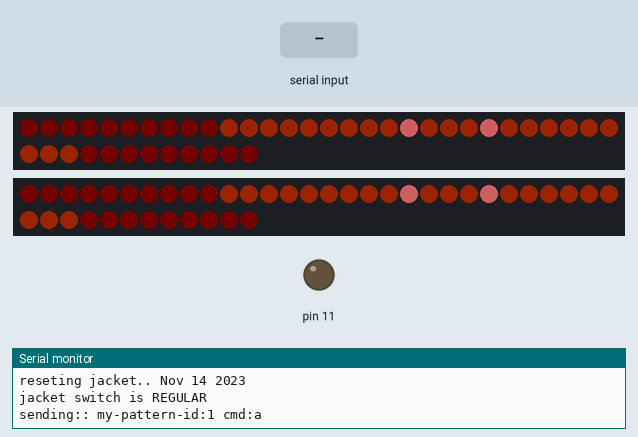
This sketch was run on a simulated Arduino Mega 2560, built with avr-gcc and run on an emulated ATmega2560. On the bench: 2 × 42 RGB LEDs in strip order, left to right, continuing on the next row, output pins drawn as LEDs (lit = HIGH), the last lines printed to the serial monitor. Inputs (shaded band) come from the test bench. Dim RGB values are drawn brighter than linear; random numbers use the default seed unless the sketch sets one.

Above: at 1.2 s.
1.3 s: "1" received over the second serial link
At 2.8 s:
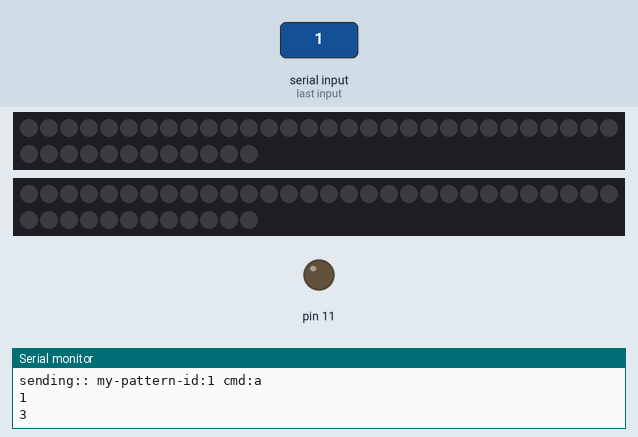
At 18.21 s:
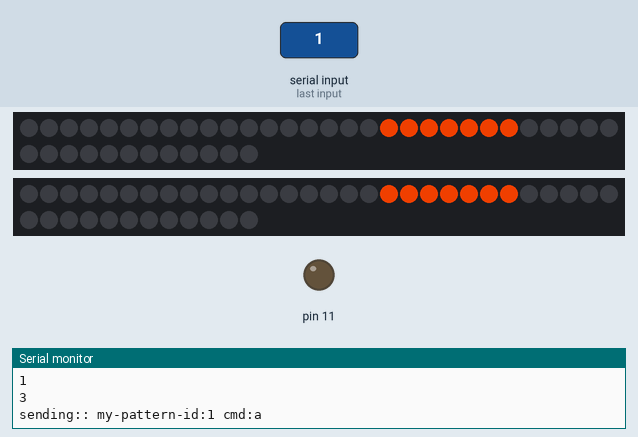
Timing chart, 0 to 19.5 s (numbered marks = the images above; inputs shaded):
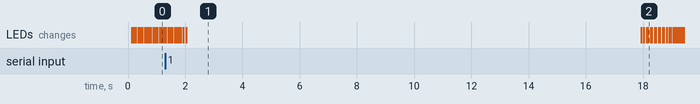

The sketch:

TinyGang.ino
```cpp
/*
   Tiny Gang is an open source project to include multiple jacket wearers
   the base code is developed by @mpinner and @adellelin for two jacket
   interaction and is to be expanded for multiple players
*/

#include "FastLED.h"

#include <elapsedMillis.h>

#include "RainbowSparkle.h"
#include "WhiteTrace.h"
#include "BookendTrace.h"
#include "Twinkler.h"
#include "BookendFlip.h"

// How many leds in your strip?
#define NUM_LEDS 42

#define JACKET1_LEFT  1
#define JACKET1_RIGHT 2
#define JACKET2_LEFT   11
#define JACKET2_RIGHT  12

#define JACKET1 1 // use this when other jacket is HR, otherwise 0
#define JACKET2 0 // we used JACKET2 0 for white jacket

#define WHOSE_HARDWARE JACKET1 // little black jacet with one long strip split to two connectors

#define ADC_TEENSY_3_1 // change this depending on which board

#ifdef ADC_TEENSY_3_1 // sets up pin conditions for the 3.2 boards
#define DATA_PIN_RIGHT 23
#define CLOCK_PIN_RIGHT 22
#define DATA_PIN_LEFT 18
#define CLOCK_PIN_LEFT 19
#else
#define DATA_PIN_RIGHT 8
#define CLOCK_PIN_RIGHT 7
#define DATA_PIN_LEFT 4
#define CLOCK_PIN_LEFT 3
#endif

#define MY_PATTERN_ID 1

Pattern* patterns[] = {
  new BookendFlip(), // pattern individually triggered
  new WhiteTrace(), // pattern upon receive
  new RainbowSparkle(),
  new BookendTrace(),
  new WhiteTrace(),
  new Twinkler()
};

int inboundHue = 229; // incoming char sets color

int ledHue[] = { 0, 20, 255, 229, 200, 120};
// 120 was cyan
// 229 pink
// 22 orange
// 200 lilac
// 'a' green

elapsedMillis ellapseTimeMs[(sizeof(patterns)) / 4];

float crazyDuration = 2000;
float regularDuration = 3000;
float fastDuration = 2000;
float durationMs = crazyDuration;

float repeatDurationMs = 17000;
float repeatCrazyMs = 3000;
boolean sentAlready = false; // send message boolean

elapsedMillis sendEllapseMs;
float sendMs = 2000;

String inputString = "";         // a string to hold incoming data
boolean stringComplete = false;  // whether the string is complete

CRGB led[(sizeof(patterns)) / 4][NUM_LEDS]; //

// Define the array of leds
CRGB leds_right[NUM_LEDS];
CRGB leds_left[NUM_LEDS];

char patternCommand[] = {
  'q', 'a', 'z',
  'w', 's', 'x',
  'e', 'd', 'c',
  'r', 'f', 'v'
};

void setup() {

  // setup serial DEBUG and XBEE
  Serial.begin(9600);
  Serial1.begin(9600);

  // setup pins for JACKET1 vs JACKET2
  pinMode(10, INPUT_PULLUP);
  pinMode(11, OUTPUT);
  digitalWrite(11, LOW);
  pinMode(12, INPUT_PULLUP);

  Serial.println("resetting");
  LEDS.addLeds<WS2801, DATA_PIN_LEFT, CLOCK_PIN_LEFT, RGB>(leds_left, NUM_LEDS);
  LEDS.addLeds<WS2801, DATA_PIN_RIGHT, CLOCK_PIN_RIGHT, RGB>(leds_right, NUM_LEDS);
  LEDS.setBrightness(255);
  LEDS.setDither( 0 );
  FastLED.setDither( 0 );

  Serial.print("uploaded.. ");
  Serial.println(__FILE__);

  Serial.print("reseting jacket.. ");
  Serial.println(__DATE__);

  Serial.print("jacket switch is");
  // For adding a switch to have a pattern that is always on vs regular
  if (isCrazy()) {
    Serial.println(" CRAZY");
  }
  if (isRegular()) {
    Serial.println(" REGULAR");
  }

  for (int i = 0; i < (sizeof(patterns)) / 4; i++) {
    for (int j = 0; j < NUM_LEDS; j ++) {
      //led[i][j] = CHSV(100,100,100);
      led[i][j] = CHSV(255 / NUM_LEDS * j, 255 / (sizeof(patterns)) / 4 * i, 255);
    }
  }

  inputString.reserve(200);
}

void loop() {
  // available() -- Get the number of bytes (characters) available
  // for reading from the serial port.
  // This is data that's already arrived and stored in the
  // serial receive buffer (which holds 64 bytes).

  while (Serial1.available()) {

    char inChar = (char)Serial1.read();
    Serial.println(inChar);
    //Serial.println(sizeof(patternCommand));
    Serial.println(sizeof(patterns) / 4);
    // read the incoming character and check it's index,
    // start the corresponding pattern ID by setting its timer to 0
    for  (int i = 0; i < sizeof(patternCommand); i++) {
      if (inChar == patternCommand[i]) {
        ellapseTimeMs[i] = 0;
        //durationMs = regularDuration;
      } else {
        // if incoming characters do not correspond to pattern ID
        // it sets the jacket color
        inboundHue = inChar;
      }
    }
  }

  /*
    // autosend every 2s
    if (ellapseTimeMs[0] > sendMs) {
    Serial1.print('a');
    Serial.print('a');
    sendEllapseMs = 0;
    }
  */

  if (isRegular()) {
    choosePattern();
  }  else {
    choosePattern();
  }


  // send message to other jacket after pattern duration
  if (false == sentAlready) {
    //if (ellapseTimeMs[MY_PATTERN_ID] > durationMs / 4) { // sending halfway through
    if (ellapseTimeMs[MY_PATTERN_ID] > 0) { // sending halfway through
      Serial.print("sending::");
      Serial.print(" my-pattern-id:");
      Serial.print(MY_PATTERN_ID);
      Serial1.print((char)ledHue[MY_PATTERN_ID]); // sending color to IMU jackets
      Serial.print(" cmd:");
      Serial.println(patternCommand[MY_PATTERN_ID]);
      Serial1.print(patternCommand[MY_PATTERN_ID]);
      sentAlready = true;

    }
  }

  for (int i = 0; i < (sizeof(patterns)) / 4; i++) {
    for (int j = 0; j < NUM_LEDS; j ++) {

      if (ellapseTimeMs[i] > durationMs ) {
        //led[i][j] = CHSV(100,100,100);
        led[i][j] = 0; // turn all LED to black once time hits
      } else {
        float position = j / (float)NUM_LEDS;
        float remaining = 1.0 - ellapseTimeMs[i] / durationMs;
        // set color to be the incoming message color
        int color = inboundHue;
        // if own pattern, then lookup color array
        if (i == MY_PATTERN_ID) {
          color = ledHue[i];
        }
        led[0][j] = patterns[i]->paintLed (position, remaining, led[0][j], color);
        //Serial.println(ledHue[i]);
      }

    }
  }

  show();
  delay(10);

}


void show() {
  int half_leds = (NUM_LEDS / 2);

  switch (WHOSE_HARDWARE) {
    case JACKET1 :
      for (int i = 0; i < half_leds; i ++) {
        leds_left[i] = led[0][i];
        leds_right[i] = led[0][i];
      }
      for (int i = 0; i < half_leds; i ++) {
        leds_left[i + half_leds] = led[0][half_leds - i];
        leds_right[i + half_leds] = led[0][half_leds - i];
      }
      break;
    case JACKET2:
      for (int i = 0; i < NUM_LEDS; i ++) {
        leds_right[i] = led[0][i];
        leds_left[i] = led[0][i];
      }
      break;

  }


  FastLED.show();

  return;
}

void choosePattern() {

  float repeatMs = repeatDurationMs;

  if (isCrazy() ) {
    repeatMs = repeatCrazyMs;
  }

  // autofire over repeat duration
  if (ellapseTimeMs[MY_PATTERN_ID] > repeatMs) {
    ellapseTimeMs[MY_PATTERN_ID] = 0;
    durationMs = regularDuration;
    sentAlready = false;
  }

  return;
}


void fadeall() {
  for (int i = 0; i < NUM_LEDS; i++) {
    leds_right[i].nscale8(200);
    leds_left[i].nscale8(200);
  }
}

boolean isRegular() {
  return !isCrazy();
  //digitalRead(10);
}

boolean isCrazy() {
  return false;
  //digitalRead(12);
}
```

BookendFlip.h
```cpp
#ifndef H_BFPATTERN
#define H_BFPATTERN

#include "Pattern.h"

class BookendFlip : public Pattern {

    CRGB paintLed (float position, float remaining, CRGB previous, int primaryHue) {


      //return CHSV(140, 160, 128); cyan
      if ((abs(-0.5 * sq(position - .5) - remaining)) < .95)
        return CHSV(primaryHue, 160, 64);

      //fade
      return previous.nscale8(192);

      /*
        return color(
        hue(previous),
        saturation(previous),
        brightness(previous)-10);

      */
    }

};

#endif
```

BookendTrace.h
```cpp
#ifndef H_BEPATTERN
#define H_BEPATTERN

#include "Pattern.h"

class BookendTrace : public Pattern {

  CRGB paintLed (float position, float remaining, CRGB previous, int primaryHue) {

      // trace


    if ((abs(sq(position - .5)-remaining)) >.7)
      return CHSV(primaryHue, 225, 255);
      // CHSV max (255, 255, 255) whereas HSB (360, 100, 100)
       //return CHSV(140, 160, 128); cyan


      //fade
      return previous.nscale8(192);

    }

};

#endif
```

Pattern.h
```cpp
#ifndef H_PATTERN
#define H_PATTERN

class Pattern {
  public: virtual CRGB paintLed (float position, float remaining, CRGB previous, int primaryHue);
};


#endif
```

RainbowSparkle.h
```cpp
#ifndef H_RPATTERN
#define H_RPATTERN

#include "Pattern.h"


class RainbowSparkle : public Pattern {

    CRGB paintLed (float position, float remaining, CRGB previous, int primaryHue) {

      // println("position:" + position +", remaining:" + remaining);
      if (random(100) < 10)
      return CRGB(position * 255, 128* remaining, 128 * remaining);

      return previous.nscale8(32);

    }

};

#endif
```

Twinkler.h
```cpp
#ifndef H_TWINKLERPATTERN
#define H_TWINKLERPATTERN

#include "Pattern.h"

class Twinkler : public Pattern {

    CRGB paintLed (float position, float remaining, CRGB previous, int primaryHue) {


      // increases toward larger position
      float closeness = 1.0 - abs((1.0 - position) - remaining);

      // decreases toward larger position
      float closenessBackwards = 1.0 - abs((1.0 - position) - remaining);

      // time and position are close
      if (closeness > .90) {
        return CHSV (80*remaining+140, 128*remaining, 64 * closeness * remaining);
      }

///*
      // time and position are not close
      if (closenessBackwards < .30) {
        return CHSV (80*remaining+140, 128*remaining, 80 * remaining);
      }
//*/

    ///*
      // randomly add bright pixels
      if (remaining > 0.95) {
        if (5 > random(100)) {
          return CHSV (80*remaining+140, 128*remaining, 64);
        }
      }

      //*/


      /*
          if (remaining > 0.85) {
            if (5 > random(100)) {
              return color (100, 0, 255);
            }
          } */


      if (1 > random(100)) {

        return previous.nscale8(192);

      }


      return previous;


    }

};

#endif
```

WhiteTrace.h
```cpp
#ifndef H_WTPATTERN
#define H_WTPATTERN

#include "Pattern.h"

class WhiteTrace : public Pattern {

  CRGB paintLed (float position, float remaining, CRGB previous, int primaryHue) {

      // trace
      if (abs(remaining - position) < .20)
        return CHSV(primaryHue, 255, 255);
        //return CHSV(220, 200, 128); // pink


      //fade
      return previous.nscale8(192);

    }

};

#endif
```
